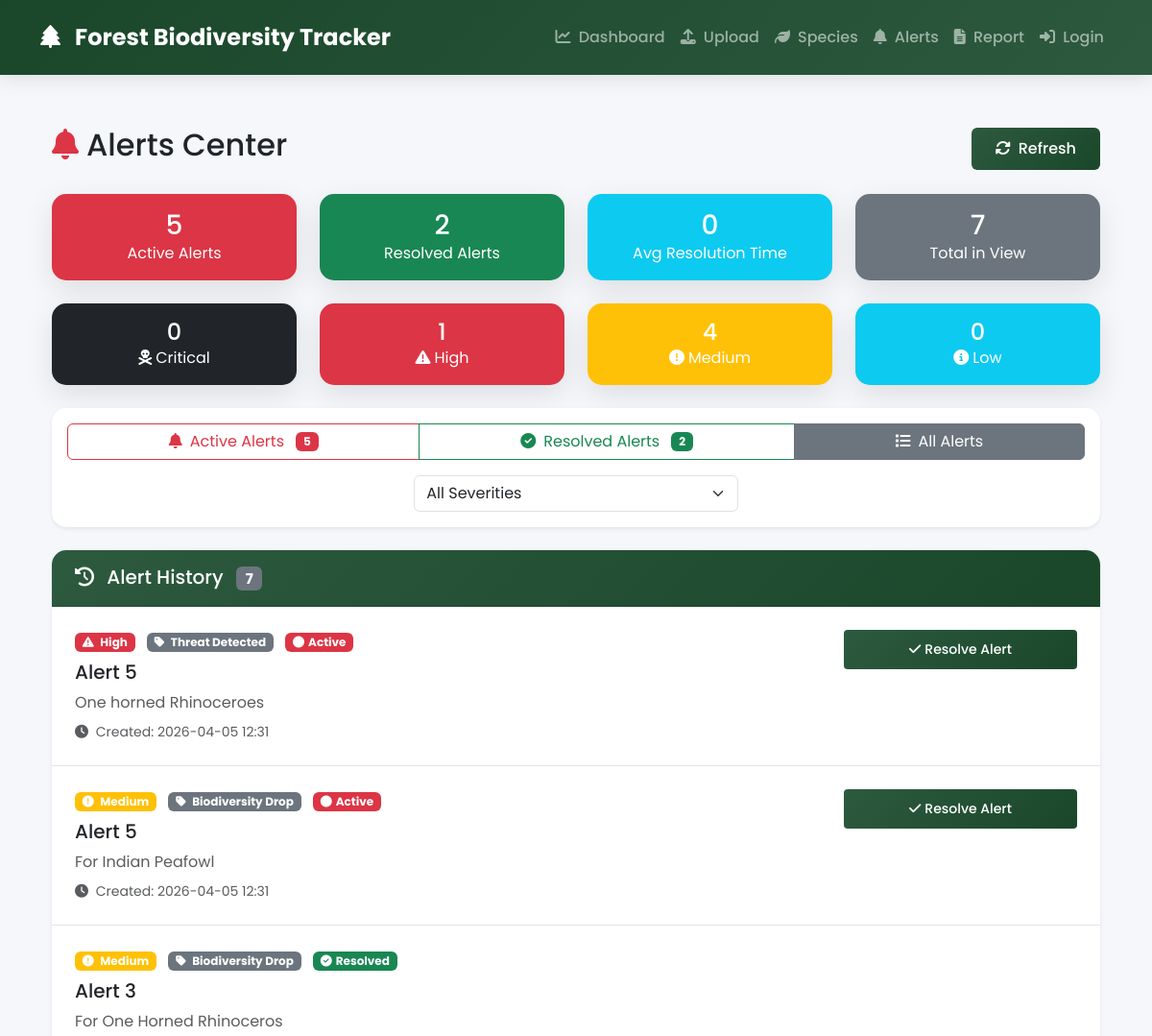
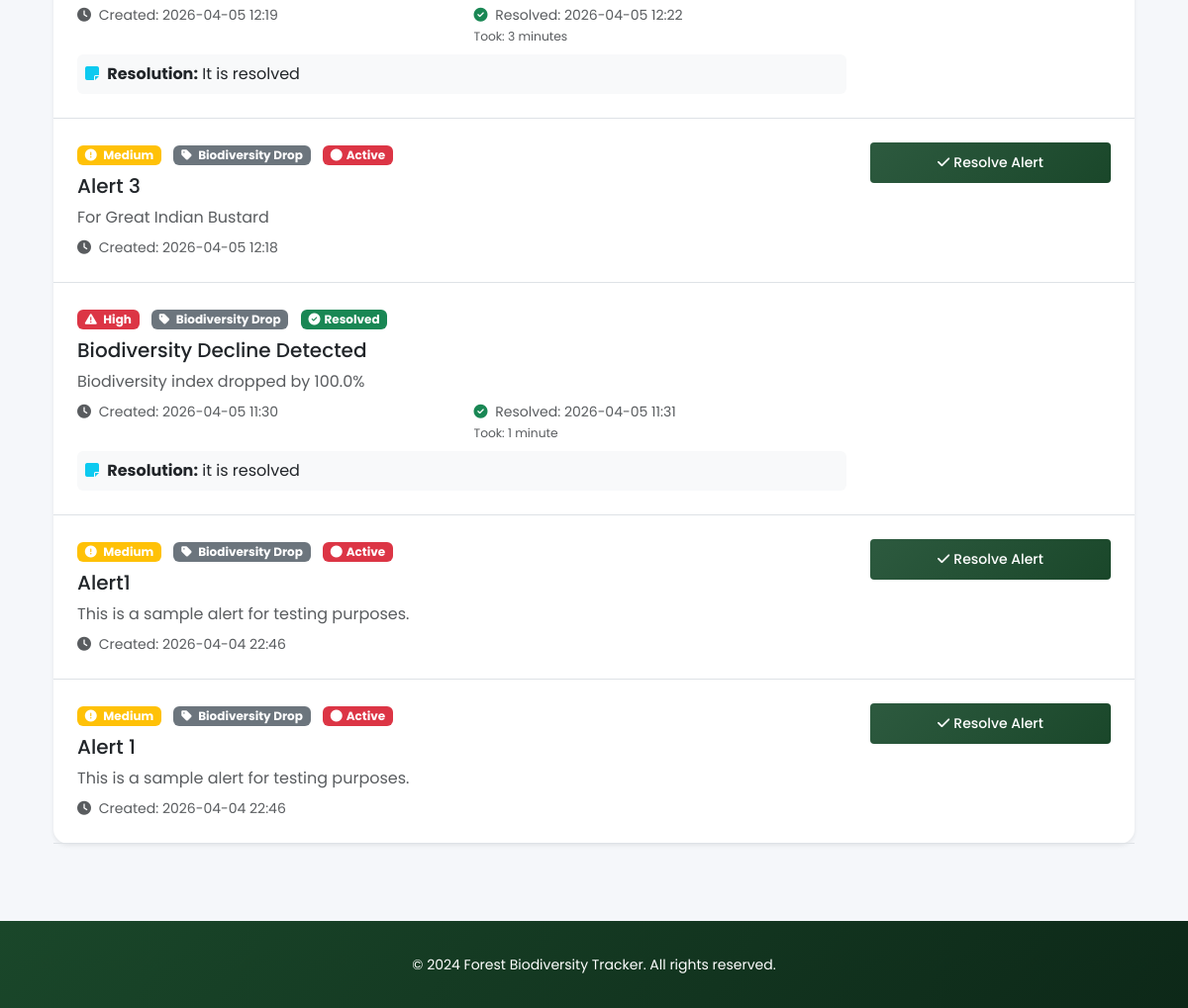
/alerts/?status=all&severity=, run on the app's committed database (2 pictures, top to bottom).
### biodiversity/models.py (models this page shows, shortened)
class Alert(models.Model):
    ALERT_TYPES = [
        ('SD', 'Species Decline'),
        ('SI', 'Species Increase'),
        ('NS', 'New Species'),
        ('RE', 'Rare Species Encountered'),
        ('BD', 'Biodiversity Drop'),
        ('BI', 'Biodiversity Increase'),
        ('INV', 'Invasive Species'),
        ('THR', 'Threat Detected'),
    ]
    SEVERITY_LEVELS = [
        ('L', 'Low'),
        ('M', 'Medium'),
        ('H', 'High'),
        ('C', 'Critical'),
    ]
    title = models.CharField(max_length=200)
    message = models.TextField()
    alert_type = models.CharField(max_length=3, choices=ALERT_TYPES, default='BD')
    severity = models.CharField(max_length=1, choices=SEVERITY_LEVELS, default='M')
    is_resolved = models.BooleanField(default=False)
    created_at = models.DateTimeField(auto_now_add=True)
    resolved_at = models.DateTimeField(null=True, blank=True)
    resolution_notes = models.TextField(blank=True)
    trigger_reason = models.TextField(blank=True)
    related_species = models.ForeignKey(Species, on_delete=models.SET_NULL, null=True, blank=True)
    class Meta:
        ordering = ['-created_at', '-severity']
        indexes = [
            models.Index(fields=['-created_at']),
            models.Index(fields=['alert_type', 'is_resolved']),
            models.Index(fields=['severity', 'is_resolved']),
        ]
    @property
    def severity_color(self):
        colors = {'L': 'info', 'M': 'warning', 'H': 'danger', 'C': 'dark'}
        return colors.get(self.severity, 'secondary')

### biodiversity/views.py (the view)
# urls.py: path('alerts/', views.alerts_list, name='alerts_list'),
def alerts_list(request):
    try:
        alerts_qs = Alert.objects.all().order_by('-created_at')
        status = request.GET.get('status', 'active')
        if status == 'active':
            alerts_qs = alerts_qs.filter(is_resolved=False)
        elif status == 'resolved':
            alerts_qs = alerts_qs.filter(is_resolved=True)
        severity = request.GET.get('severity', '')
        if severity:
            alerts_qs = alerts_qs.filter(severity=severity)
        paginator = Paginator(alerts_qs, 15)
        page = request.GET.get('page', 1)
        alerts_page = paginator.get_page(page)
        active_count = Alert.objects.filter(is_resolved=False).count()
        resolved_count = Alert.objects.filter(is_resolved=True).count()
        critical_count = Alert.objects.filter(is_resolved=False, severity='C').count()
        high_count = Alert.objects.filter(is_resolved=False, severity='H').count()
        medium_count = Alert.objects.filter(is_resolved=False, severity='M').count()
        low_count = Alert.objects.filter(is_resolved=False, severity='L').count()
        resolved_alerts = Alert.objects.filter(
            is_resolved=True,
            resolved_at__isnull=False
        )
        avg_time = 0
        if resolved_alerts.exists():
            total_seconds = 0
            for alert in resolved_alerts:
                delta = alert.resolved_at - alert.created_at
                total_seconds += delta.total_seconds()
            avg_seconds = total_seconds / resolved_alerts.count()
            avg_time = round(avg_seconds / 3600, 1)
        today = timezone.now().date()
        trend_labels = []
        trend_data = []
        for i in range(29, -1, -1):
            date = today - timedelta(days=i)
            trend_labels.append(date.strftime('%b %d'))
            day_start = datetime.combine(date, datetime.min.time())
            day_start = timezone.make_aware(day_start)
            day_end = day_start + timedelta(days=1)
            count = Alert.objects.filter(created_at__gte=day_start, created_at__lt=day_end).count()
            trend_data.append(count)
        type_dist = Alert.objects.values('alert_type').annotate(count=Count('id'))
        type_map = {
            'SD': 'Species Decline',
            'SI': 'Species Increase',
            'NS': 'New Species',
            'RE': 'Rare Species',
            'BD': 'Biodiversity Drop',
            'BI': 'Biodiversity Increase',
            'INV': 'Invasive Species',
            'THR': 'Threat Detected'
        }
        type_labels = [type_map.get(d['alert_type'], d['alert_type']) for d in type_dist]
        type_data = [d['count'] for d in type_dist]
        context = {
            'alerts': alerts_page,
            'current_status': status,
            'current_severity': severity,
            'active_alerts_count': active_count,
            'resolved_alerts_count': resolved_count,
            'critical_alerts_count': critical_count,
            'high_alerts_count': high_count,
            'medium_alerts_count': medium_count,
            'low_alerts_count': low_count,
            'avg_resolution_time': avg_time,
            'trend_labels': json.dumps(trend_labels),
            'trend_data': json.dumps(trend_data),
            'type_labels': json.dumps(type_labels),
            'type_data': json.dumps(type_data),
            'page_title': 'Alerts',
        }
        return render(request, 'alerts.html', context)
    except Exception as e:
        logger.error(f"Alerts list error: {e}")
        logger.error(traceback.format_exc())
        context = {
            'alerts': [],
            'current_status': 'active',
            'current_severity': '',
            'active_alerts_count': 0,
            'resolved_alerts_count': 0,
            'critical_alerts_count': 0,
            'high_alerts_count': 0,
            'medium_alerts_count': 0,
            'low_alerts_count': 0,
            'avg_resolution_time': 0,
            'trend_labels': '[]',
            'trend_data': '[]',
            'type_labels': '[]',
            'type_data': '[]',
            'page_title': 'Alerts',
        }
        return render(request, 'alerts.html', context)

### templates/alerts.html (shortened to what this page needs)
{% extends 'base.html' %}
{% load static %}
{% block content %}
<div class="container-fluid mt-4">
    <div class="d-flex justify-content-between align-items-center mb-4">
        <h2><i class="fas fa-bell me-2 text-danger"></i>Alerts Center</h2>
        <div>
            <button class="btn btn-success" onclick="location.reload()">
                <i class="fas fa-sync-alt me-2"></i>Refresh
            </button>
        </div>
    </div>
    <div class="row g-4 mb-4">
        <div class="col-md-3">
            <div class="card text-white bg-danger">
                <div class="card-body text-center">
                    <h3 class="mb-0">{{ active_alerts_count|default:"0" }}</h3>
                    <p class="mb-0">Active Alerts</p>
                </div>
            </div>
        </div>
        <div class="col-md-3">
            <div class="card text-white bg-success">
                <div class="card-body text-center">
                    <h3 class="mb-0">{{ resolved_alerts_count|default:"0" }}</h3>
                    <p class="mb-0">Resolved Alerts</p>
                </div>
            </div>
        </div>
        <div class="col-md-3">
            <div class="card text-white bg-info">
                <div class="card-body text-center">
                    <h3 class="mb-0">{{ avg_resolution_time|default:"0" }}{% if avg_resolution_time > 0 %}h{% endif %}</h3>
                    <p class="mb-0">Avg Resolution Time</p>
                </div>
            </div>
        </div>
        <div class="col-md-3">
            <div class="card text-white bg-secondary">
                <div class="card-body text-center">
                    <h3 class="mb-0">{{ alerts|length|default:"0" }}</h3>
                    <p class="mb-0">Total in View</p>
                </div>
            </div>
        </div>
    </div>
    <div class="row g-4 mb-4">
        <div class="col-md-3">
            <div class="card text-white bg-dark">
                <div class="card-body text-center">
                    <h4 class="mb-0">{{ critical_alerts_count|default:"0" }}</h4>
                    <p class="mb-0"><i class="fas fa-skull-crossbones me-1"></i>Critical</p>
                </div>
            </div>
        </div>
        <div class="col-md-3">
            <div class="card text-white bg-danger">
                <div class="card-body text-center">
                    <h4 class="mb-0">{{ high_alerts_count|default:"0" }}</h4>
                    <p class="mb-0"><i class="fas fa-exclamation-triangle me-1"></i>High</p>
                </div>
            </div>
        </div>
        <div class="col-md-3">
            <div class="card text-white bg-warning">
                <div class="card-body text-center">
                    <h4 class="mb-0">{{ medium_alerts_count|default:"0" }}</h4>
                    <p class="mb-0"><i class="fas fa-exclamation-circle me-1"></i>Medium</p>
                </div>
            </div>
        </div>
        <div class="col-md-3">
            <div class="card text-white bg-info">
                <div class="card-body text-center">
                    <h4 class="mb-0">{{ low_alerts_count|default:"0" }}</h4>
                    <p class="mb-0"><i class="fas fa-info-circle me-1"></i>Low</p>
                </div>
            </div>
        </div>
    </div>
    <div class="card shadow-sm mb-4">
        <div class="card-body">
            <div class="row">
                <div class="col-md-12">
                    <div class="btn-group w-100" role="group">
                        <a href="?status=active&severity={{ current_severity }}"
                           class="btn btn-outline-danger {% if current_status == 'active' %}active{% endif %}">
                            <i class="fas fa-bell me-2"></i>Active Alerts
                            <span class="badge bg-danger ms-2">{{ active_alerts_count|default:"0" }}</span>
                        </a>
                        <a href="?status=resolved&severity={{ current_severity }}"
                           class="btn btn-outline-success {% if current_status == 'resolved' %}active{% endif %}">
                            <i class="fas fa-check-circle me-2"></i>Resolved Alerts
                            <span class="badge bg-success ms-2">{{ resolved_alerts_count|default:"0" }}</span>
                        </a>
                        <a href="?status=all&severity={{ current_severity }}"
                           class="btn btn-outline-secondary {% if current_status == 'all' %}active{% endif %}">
                            <i class="fas fa-list me-2"></i>All Alerts
                        </a>
                    </div>
                </div>
            </div>
            <div class="row mt-3">
                <div class="col-md-4 mx-auto">
                    <select class="form-select" id="severityFilter" onchange="applySeverityFilter()">
                        <option value="">All Severities</option>
                    </select>
                </div>
            </div>
        </div>
    </div>
    <div class="card shadow-sm">
        <div class="card-header bg-white">
            <h5 class="mb-0">
                <i class="fas fa-history me-2"></i>
                Alert History
                <span class="badge bg-secondary ms-2">{{ alerts|length }}</span>
            </h5>
        </div>
        <div class="card-body p-0">
            {% if alerts %}
                {% for alert in alerts %}
                <div class="alert-item p-4 border-bottom" id="alert-{{ alert.id }}">
                    <div class="row">
                        <div class="col-md-9">
                            <div class="mb-2">
                                <span class="badge bg-{{ alert.severity_color }} me-2">
                                    <i class="fas fa-{% if alert.severity == 'C' %}skull-crossbones{% elif alert.severity == 'H' %}exclamation-triangle{% elif alert.severity == 'M' %}exclamation-circle{% else %}info-circle{% endif %} me-1"></i>
                                    {{ alert.get_severity_display }}
                                </span>
                                <span class="badge bg-secondary me-2">
                                    <i class="fas fa-tag me-1"></i>
                                    {{ alert.get_alert_type_display }}
                                </span>
                                {% if not alert.is_resolved %}
                                <span class="badge bg-danger">
                                    <i class="fas fa-circle me-1"></i>Active
                                </span>
                                {% else %}
                                <span class="badge bg-success">
                                    <i class="fas fa-check-circle me-1"></i>Resolved
                                </span>
                                {% endif %}
                            </div>
                            <h5 class="mb-2">{{ alert.title }}</h5>
                            <p class="text-muted mb-2">{{ alert.message }}</p>
                            <div class="row small text-muted">
                                <div class="col-md-6">
                                    <i class="fas fa-clock me-1"></i>
                                    Created: {{ alert.created_at|date:"Y-m-d H:i" }}
                                </div>
                                {% if alert.resolved_at %}
                                <div class="col-md-6">
                                    <i class="fas fa-check-circle me-1 text-success"></i>
                                    Resolved: {{ alert.resolved_at|date:"Y-m-d H:i" }}
                                    <br><small>Took: {{ alert.resolved_at|timeuntil:alert.created_at }}</small>
                                </div>
                                {% endif %}
                            </div>
                            {% if alert.resolution_notes %}
                            <div class="mt-2 p-2 bg-light rounded">
                                <i class="fas fa-sticky-note me-1 text-info"></i>
                                <strong>Resolution:</strong> {{ alert.resolution_notes }}
                            </div>
                            {% endif %}
                        </div>
                        <div class="col-md-3 text-end">
                            {% if not alert.is_resolved %}
                            <button class="btn btn-success btn-sm resolve-btn w-100 mb-2"
                                    data-id="{{ alert.id }}"
                                    data-title="{{ alert.title }}">
                                <i class="fas fa-check me-1"></i>Resolve Alert
                            </button>
                            {% endif %}
                        </div>
                    </div>
                </div>
                {% endfor %}
            {% endif %}
        </div>
    </div>
</div>
{% endblock %}

### templates/base.html (style rules this page uses)
* { margin: 0; padding: 0; box-sizing: border-box; }
body { font-family: 'Poppins', sans-serif; background: #f5f7fa; min-height: 100vh; }
.card { border: none; border-radius: 15px; box-shadow: 0 10px 30px rgba(0,0,0,0.1); transition: all 0.3s ease; background: white; }
.card-header { background: linear-gradient(135deg, #2d5a3f, #1a472a); color: white; border-radius: 15px 15px 0 0 !important; padding: 1rem 1.5rem; font-weight: 600; }
.btn-success { background: linear-gradient(135deg, #2d5a3f, #1a472a); border: none; padding: 10px 25px; font-weight: 500; transition: all 0.3s ease; }

### data on the page
Alert: severity "High", alert_type "Threat Detected", is_resolved False (drawn), title "Alert 5", message "One horned Rhinoceroes", created_at "2026-04-05 12:31"
Alert: severity "Medium", alert_type "Biodiversity Drop", is_resolved False (drawn), title "Alert 5", message "For Indian Peafowl", created_at "2026-04-05 12:31"
Alert: severity "Medium", alert_type "Biodiversity Drop", is_resolved True (drawn), title "Alert 3", message "For One Horned Rhinoceros", created_at "2026-04-05 12:19", resolved_at "2026-04-05 12:22", resolved_at "3 minutes", resolution_notes "It is resolved"
Alert: severity "Medium", alert_type "Biodiversity Drop", is_resolved False (drawn), title "Alert 3", message "For Great Indian Bustard", created_at "2026-04-05 12:18"
Alert: severity "High", alert_type "Biodiversity Drop", is_resolved True (drawn), title "Biodiversity Decline Detected", message "Biodiversity index dropped by 100.0%", created_at "2026-04-05 11:30", resolved_at "2026-04-05 11:31", resolved_at "1 minute", resolution_notes "it is resolved"
Alert: severity "Medium", alert_type "Biodiversity Drop", is_resolved False (drawn), title "Alert1", message "This is a sample alert for testing purposes.", created_at "2026-04-04 22:46"
Alert: severity "Medium", alert_type "Biodiversity Drop", is_resolved False (drawn), title "Alert 1", message "This is a sample alert for testing purposes.", created_at "2026-04-04 22:46"

### other printed values
{{ active_alerts_count|default:"0" }} "5"
{{ resolved_alerts_count|default:"0" }} "2"
{{ avg_resolution_time|default:"0" }} "0"
{{ alerts|length|default:"0" }} "7"
{{ critical_alerts_count|default:"0" }} "0"
{{ high_alerts_count|default:"0" }} "1"
{{ medium_alerts_count|default:"0" }} "4"
{{ low_alerts_count|default:"0" }} "0"
{{ alerts|length }} "7"
